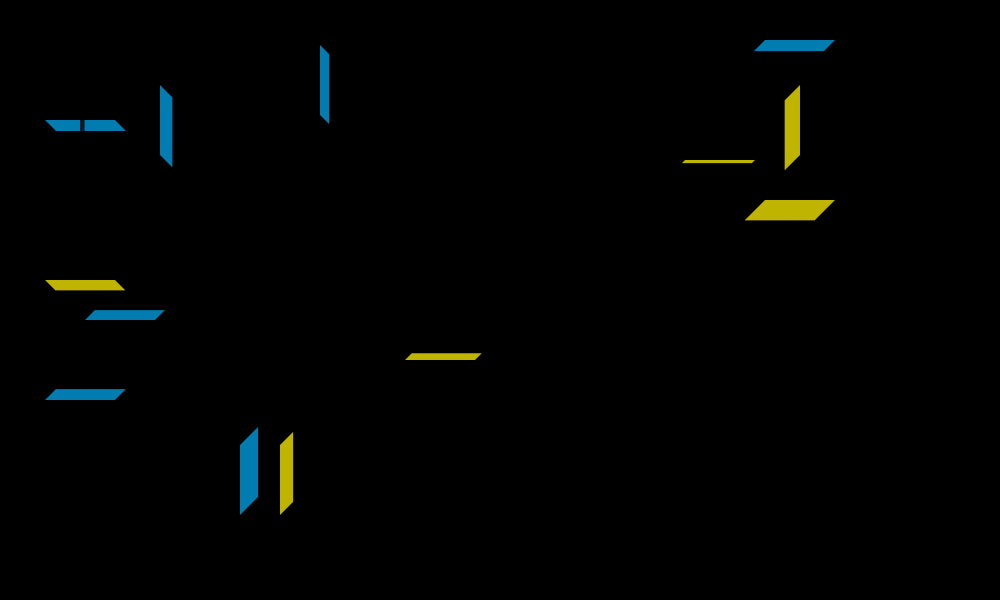
Frame 1 (no input)
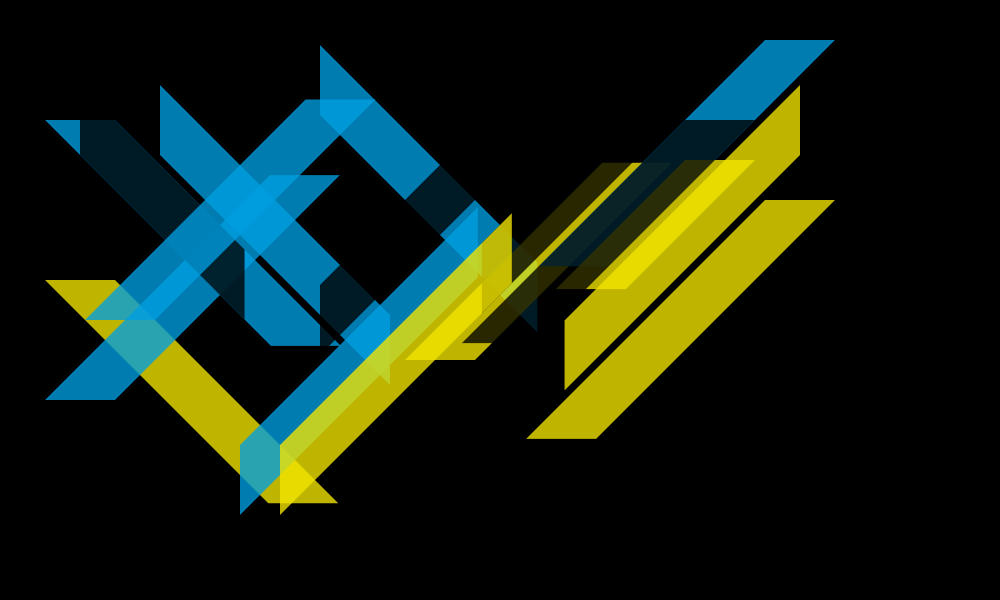
Frame 60 (the mouse pressed at the canvas centre just before this capture)
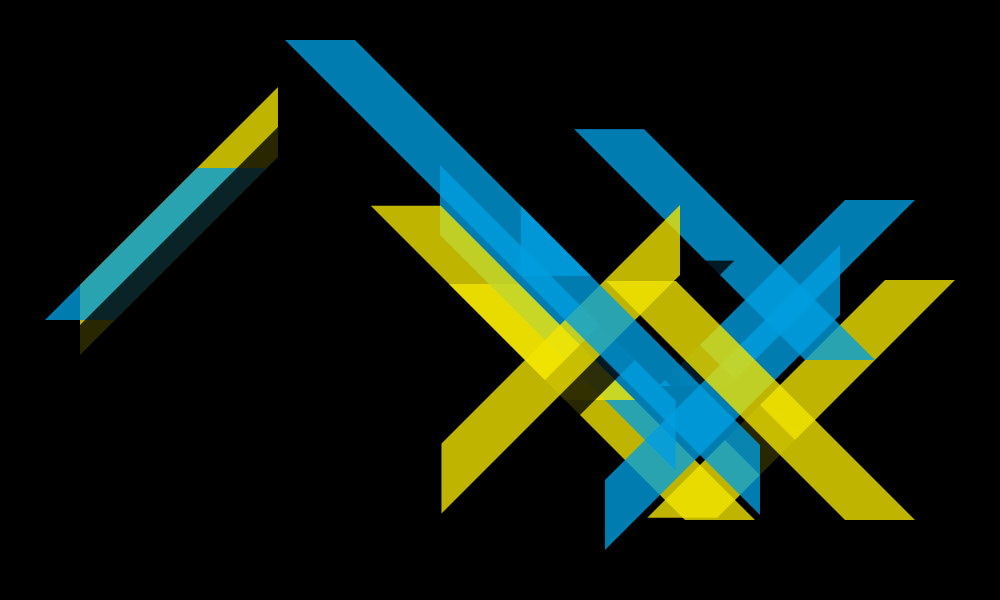
Frame 120 (the mouse held since frame 60 and released just before this capture)

The Processing sketch that drew these frames (run headless with seeded random() and noise(); from frame 60 on, the mouse is pressed at the canvas centre):

// Processing sketch: build
// ── build.pde
// Processes - Day 162
// Prayash Thapa - June 10, 2016

Slash[] slash;
int nb = 20;
color[] colors = {color(0), color(0, 158, 224), color(244, 229, 0)};

// ************************************************************************************

void setup() {
  size(1000, 600);

  slash = new Slash[nb];
  for(int i = 0; i < nb; i++){
    slash[i] = new Slash(colors[i % 3]);
  }
}
// ************************************************************************************

void draw() {
  background(0);
  for (int i = 0; i < nb; i++) slash[i].draw();
}

// ************************************************************************************

class Slash {
  float x1, x2, y1, y2, tarX1, tarX2, tarY1, tarY2, easing = random(0.01, 0.1);
  int timer, tMax, taille = 35, delta = 240;
  boolean vertical;
  color c;

  Slash(color _c) {
    c = _c;
    initSlash();
  }

  void initSlash() {
    timer = 0;
    tMax = (int) random(60, 150);
    vertical = random(1)>.5;

    x1 = x2 = (int) random(1, int(width/40)-1)*40;
    y1 = y2 = (int) random(1, int(height/40)-1)*40;

    if (x1 < width / 2) tarX2 = x1 + delta;
    else tarX2 = x1 - delta;

    if (y1 < height / 2) tarY2 = y1 + delta;
    else tarY2 = y1 - delta;
  }

  void draw() {
    x2=ease(x2, tarX2, easing);
    y2=ease(y2, tarY2, easing);
    if (abs(x2 - tarX2) <= 1) {
      timer++;

      if (timer > tMax) {
        tarX1 = tarX2;
        tarY1 = tarY2;
        x1 = ease(x1, tarX1, easing);
        y1 = ease(y1, tarY1, easing);

        if (abs(x1 - tarX1) <= 1) initSlash();
      }
    }

    noStroke();
    fill(c, 200);
    if (vertical) quad(x1, y1 - taille, x1, y1 + taille, x2, y2 + taille, x2, y2 - taille);
    else quad(x1 - taille, y1, x1 + taille, y1, x2 + taille, y2, x2 - taille, y2);
  }

  // a snippet function i often use for animation easing
  float ease(float value, float target, float easingVal) {
    float d = target - value;
    if (abs(d) > 1) value += d * easingVal;
    return value;
  }
}

// ************************************************************************************

void mousePressed() {
  setup();
}
